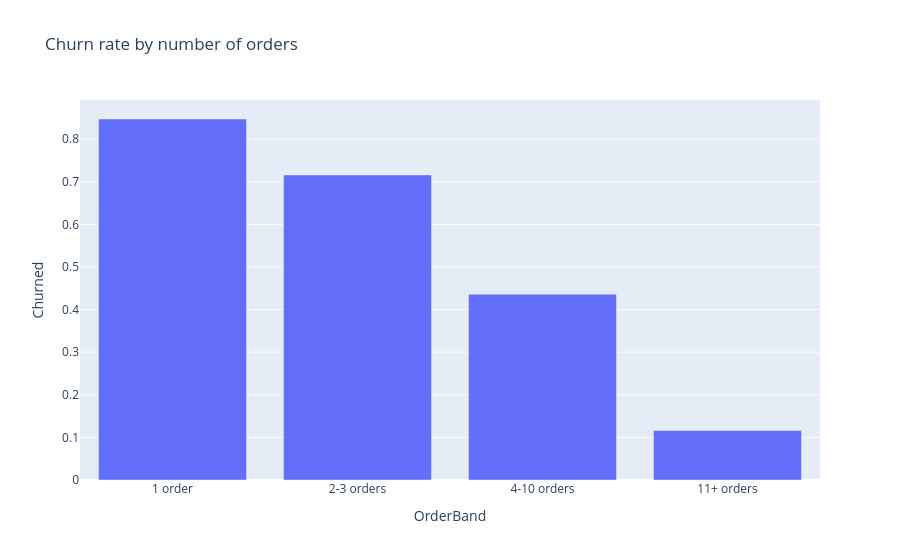

Write notebook code for a chart like this one.
### Code cell
px.bar(order_churn, x="OrderBand", y="Churned", title="Churn rate by number of orders")

### Figure 1 — Plotly figure (JSON) as saved in the notebook; plotly's stock layout.template omitted (floating-point values rounded to 4 significant figures)
{"data": [{"hovertemplate": "OrderBand=%{x}<br>Churned=%{y}<extra></extra>", "legendgroup": "", "marker": {"color": "#636efa", "pattern": {"shape": ""}}, "name": "", "orientation": "v", "showlegend": false, "textposition": "auto", "type": "bar", "x": ["1 order", "2-3 orders", "4-10 orders", "11+ orders"], "xaxis": "x", "y": [0.8472, 0.716, 0.436, 0.1161], "yaxis": "y"}], "layout": {"barmode": "relative", "legend": {"tracegroupgap": 0}, "title": {"text": "Churn rate by number of orders"}, "xaxis": {"anchor": "y", "domain": [0.0, 1.0], "title": {"text": "OrderBand"}}, "yaxis": {"anchor": "x", "domain": [0.0, 1.0], "title": {"text": "Churned"}}}}
